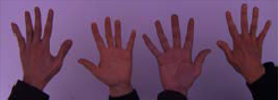
#> input picture tp_1/white_patch/test_blue.png, 278 x 100 px; its folder holds only this picture in this run
$ jupyter execute tp_1.ipynb
#> lines starting #> are read from the running program, lines starting #| are printed output that depends on the picture; after the words box and inside, x2 and y2 are one past the last pixel; in counts of white or black regions, pixels touching at a corner belong together
## TRABAJO PRÁCTICO 1

### PARTE 1 - WHITE PATCH

Se utiliza la función a continuación que permite el balance de blancos de forma automática:
$$ (R, G, B) \longrightarrow \left(\frac{255}{R_{max}(I)}, \frac{255}{G_{max}(I)}, \frac{255}{B_{max}(I)} \right) $$

A partir de esta, proponemos el siguiente script con la función `white_patch(img)` que permitirá procesar las imagenes dentro de la carpeta **white_patch**:

[cell 1]
import numpy as np
import cv2
import matplotlib.pyplot as plt
import os

# Función que ejecuta el algoritmo de white_patch
def white_patch(img):
    r_max = np.max(img[:,:,0])
    g_max = np.max(img[:,:,1])
    b_max = np.max(img[:,:,2])
    print(r_max, g_max, b_max) # La imagen 4 tiene 255 en RGB máx, devuelve la misma imagen
    img[:,:,0] = cv2.multiply(img[:,:,0], 255/r_max)
    img[:,:,1] = cv2.multiply(img[:,:,1], 255/g_max)
    img[:,:,2] = cv2.multiply(img[:,:,2], 255/b_max)
    return img

# Lectura de las imagenes
paths = os.listdir("white_patch")
images = []
print("Rmax, Gmax, Bmax")
for path in paths:
    img = cv2.imread("white_patch/" + path)
#> img is the input picture: shape (100, 278, 3); mean B, G, R 100.7, 69.5, 103
    img_RGB = cv2.cvtColor(img, cv2.COLOR_BGR2RGB)
    images.append(img_RGB)

# Muestro resultados
fig, ax = plt.subplots(2, 4)
for i in range(len(images)):
    ax[int(i/4), i % 4].imshow(white_patch(images[i]))
#> this loop made 1 pass
#> (r_max in white_patch, g_max in white_patch, b_max in white_patch) on pass 1: (165, 138, 200)
#| 165 138 200

plt.show()
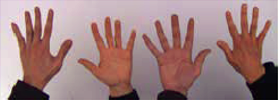
#> shown: shape (100, 278, 3); mean R, G, B 159.2, 128.4, 128.4

Como se observa en los resultados de los RGB máximos para cada imagen, vemos que en el caso de la imagen 4 (primera fila, cuarta columna), los valores máximos son 255 para los 3 casos, por lo que devuelve la misma imagen y no se aplica ninguna corrección. Esto es una de las fallas que presenta este método, por lo que generalmente se toma un porcentaje del valor máximo (98-99%) para evitar este problema.

### PARTE 2 - HISTOGRAMA

Para realizar los histogramas se utiliza la función `hist()` provista por matpltolib, con un número de bins igual a 256 para ambos casos, ya que nuestro espacio de color tiene 256 valores posibles. En el siguiente script se puede ver esto:

[cell 2]
import numpy as np
import cv2
import matplotlib.pyplot as plt

# Leo imagenes en escala de grises
img_1 = cv2.imread("img1_tp.png", cv2.IMREAD_GRAYSCALE)
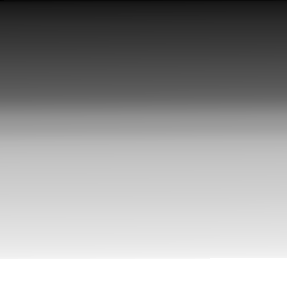
#> input picture tp_1/img1_tp.png, 287 x 288 px
#> img_1 is the input picture: shape (288, 287); min 2, max 255, mean 154.8
img_2 = cv2.imread("img2_tp.png", cv2.IMREAD_GRAYSCALE)
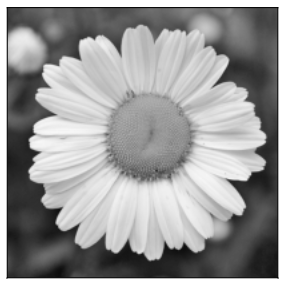
#> input picture tp_1/img2_tp.png, 287 x 288 px
#> img_2 is the input picture: shape (288, 287); min 2, max 255, mean 154.8

# IMAGEN 1 - GRADIENTE
fig, ax = plt.subplots(3, 2)
ax[0, 0].set_title("Sin ecualizar")
ax[0, 0].imshow(img_1, cmap="gray")

bins_1 = 256
ax[1, 0].hist(img_1.ravel(), bins_1)
ret, thresh = cv2.threshold(img_1, 0, 255, cv2.THRESH_BINARY+cv2.THRESH_OTSU)
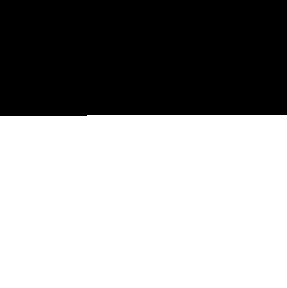
#> thresh: shape (288, 287); 60% white; 1 black region, box (x1, y1, x2, y2) and area: (0, 0, 287, 116) 33092
#> ret = 140
ax[2, 0].imshow(thresh, cmap='gray', vmin=0, vmax=1)

img_1_eq = cv2.equalizeHist(img_1)
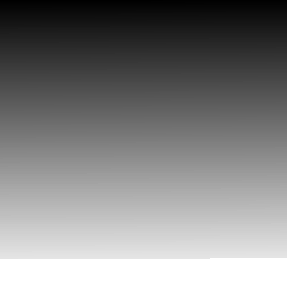
#> img_1_eq: shape (288, 287); min 0, max 255, mean 129.4
ax[0, 1].set_title("Ecualizada")
ax[0, 1].imshow(img_1_eq, cmap="gray")
ax[1, 1].hist(img_1_eq.ravel(), bins_1)
ret, thresh = cv2.threshold(img_1_eq, 0, 255, cv2.THRESH_BINARY+cv2.THRESH_OTSU)
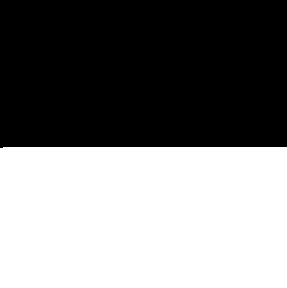
#> thresh: shape (288, 287); 49% white; 1 white region, box (x1, y1, x2, y2) and area: (0, 147, 287, 288) 40464
#> ret = 130
ax[2, 1].imshow(thresh, cmap='gray', vmin=0, vmax=1)

plt.show()
#> figure, not shown here; panel 3: tallest bar 8400 high, from x = 254 to 255; panel 4: tallest bar 8400 high, from x = 254 to 255

# IMAGEN 2 - FLOR
fig, ax = plt.subplots(3, 2)
ax[0, 0].set_title("Sin ecualizar")
ax[0, 0].imshow(img_2, cmap="gray")

bins_2 = 256
ax[1, 0].hist(img_2.ravel(), bins_2)
ret, thresh = cv2.threshold(img_2, 0, 255, cv2.THRESH_BINARY+cv2.THRESH_OTSU)
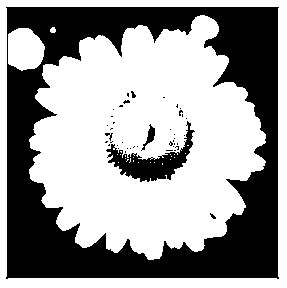
#> thresh: shape (288, 287); 60% white; 43 black regions (38 under 20 px), largest, box (x1, y1, x2, y2) and area: (6, 7, 279, 279) 31067, (106, 121, 195, 182) 1712, (141, 124, 155, 151) 123, (105, 133, 113, 141) 25, (131, 91, 136, 98) 21
#> ret = 140
ax[2, 0].imshow(thresh, cmap='gray', vmin=0, vmax=1)

img_2_eq = cv2.equalizeHist(img_2)
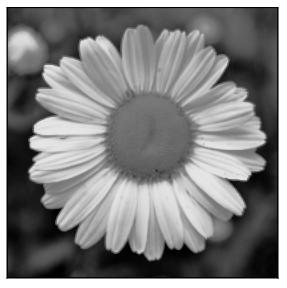
#> img_2_eq: shape (288, 287); min 0, max 255, mean 129.4
ax[0, 1].set_title("Ecualizada")
ax[0, 1].imshow(img_2_eq, cmap="gray")
ax[1, 1].hist(img_2_eq.ravel(), bins_2)
ret, thresh = cv2.threshold(img_2_eq, 0, 255, cv2.THRESH_BINARY+cv2.THRESH_OTSU)
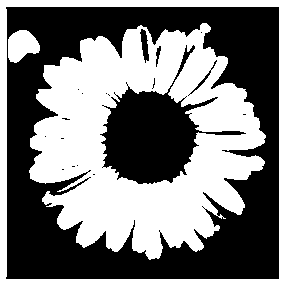
#> thresh: shape (288, 287); 49% white; 3 white regions, box (x1, y1, x2, y2) and area: (29, 23, 266, 260) 31056, (0, 0, 287, 288) 8668, (8, 30, 40, 63) 740
#> ret = 130
ax[2, 1].imshow(thresh, cmap='gray', vmin=0, vmax=1)

plt.show()
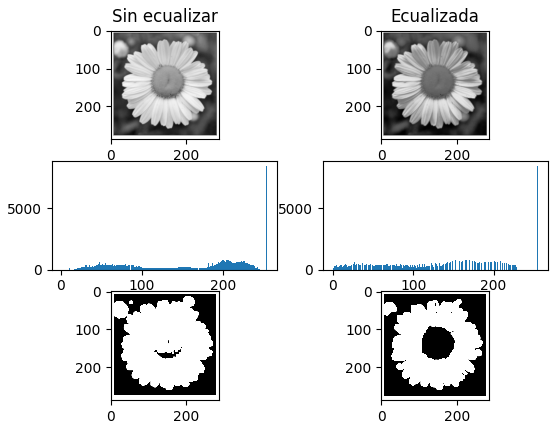
#> figure drawn by matplotlib, 6 panels; panel 3: tallest bar 8400 high, from x = 254 to 255; panel 4: tallest bar 8400 high, from x = 254 to 255
